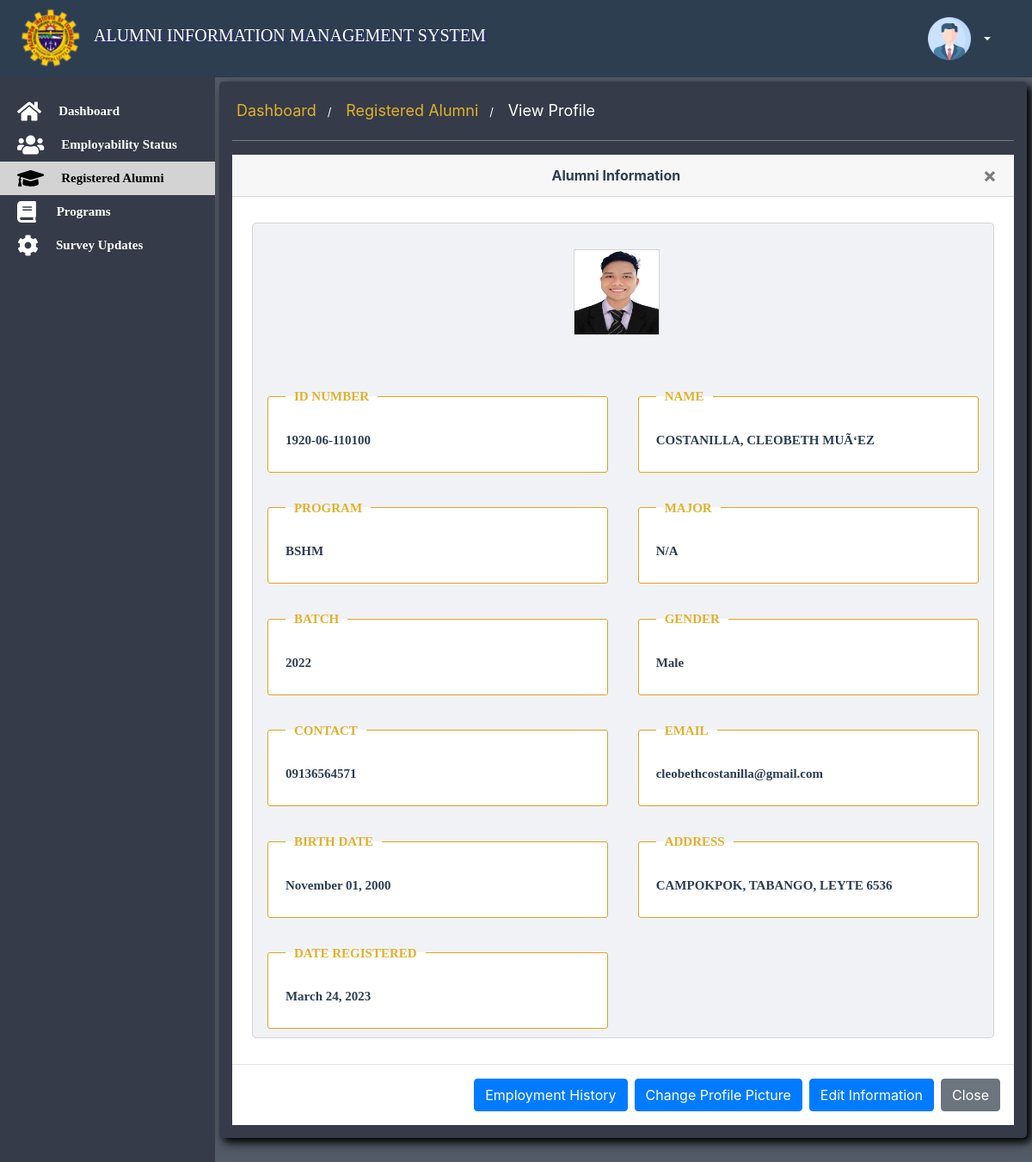
Screenshot of /viewprofile.php?viewid=5 (signed in) with the database file from the repository.
### tables this page shows
CREATE TABLE `alumni` (
  `ID` int(100) NOT NULL,
  `ID_NUMBER` varchar(100) NOT NULL,
  `PHOTO` varchar(100) NOT NULL,
  `LASTNAME` varchar(100) NOT NULL,
  `FIRSTNAME` varchar(100) NOT NULL,
  `MIDDLENAME` varchar(100) NOT NULL,
  `COURSE` varchar(100) NOT NULL,
  `MAJOR` varchar(255) NOT NULL,
  `BATCH` varchar(100) NOT NULL,
  `GENDER` varchar(100) NOT NULL,
  `EMAIL` varchar(100) NOT NULL,
  `BIRTHDAY` varchar(100) NOT NULL,
  `CONTACT` varchar(20) NOT NULL,
  `ADDRESS` varchar(1000) NOT NULL,
  `DATE_REGISTERED` varchar(100) NOT NULL
);

### viewprofile.php (the view, shortened to what this page needs)
<?php
      require "connection.php";
	  if(isset($_SESSION['username'], $_SESSION['password'])) {
 ?>
<html>
<head>
</head>
<body>
<?php include "header.php"; ?>
<div class="containerr">
<?php include "sidebar.php";
	  ?>
<div class="contentt">
<div class="welcome">
<ul class="breadcrumb">
  <li><a href="dashboard.php">Dashboard</a></li>
  <li><a href="alumni_list.php">Registered Alumni</a></li>
  <li><a href="#" style="color:white;">View Profile</a></li>
</ul>
		<hr>
    </div>
<div class="eventtable">
	<div class="card-header">
					<b style="color: #2c3e50;">Alumni Information</b>
					<a href="alumni_list.php">
					<button type="button" class="close" aria-label="Close">
		          <span aria-hidden="true">&times;</span>
		        </button></a>
	</div>
	<?php
	if (isset($_GET['viewid'])) {
		 	$id = $_GET['viewid'];
		 	$sql ="SELECT * FROM alumni WHERE ID = '$id'";
		    $result= mysqli_query($con,$sql);
	   	    if( $row = mysqli_fetch_assoc($result)) {
	   	    	$birthday = date("F d, Y",strtotime($row['BIRTHDAY']))
	   	    	?>
	   	   <div class="info">
	   	   	<div class="profile">
	   	   	<img src="./images/<?php echo $row['PHOTO'];?>"></div>
	   	   	<fieldset class="viewdata"><legend>ID NUMBER</legend><h4><?php echo $row['ID_NUMBER']; ?></h4></fieldset>
			<fieldset class="viewdata"><legend>NAME</legend><h4><?php echo $row['LASTNAME'].", ".$row['FIRSTNAME']." ".$row['MIDDLENAME']; ?></h4></fieldset>
			<fieldset class="viewdata"><legend>PROGRAM</legend><h4><?php echo $row['COURSE']; ?></h4></fieldset>
			<fieldset class="viewdata"><legend>MAJOR</legend><h4><?php echo $row['MAJOR']; ?></h4></fieldset>
			<fieldset class="viewdata"><legend>BATCH</legend><h4><?php echo $row['BATCH']; ?></h4></fieldset>
			<fieldset class="viewdata"><legend>GENDER</legend><h4><?php echo $row['GENDER']; ?></h4></fieldset>
			<fieldset class="viewdata"><legend>CONTACT</legend><h4><?php echo $row['CONTACT']; ?></h4></fieldset>
			<fieldset class="viewdata"><legend>EMAIL</legend><h4><?php echo $row['EMAIL']; ?></h4></fieldset>
			<fieldset class="viewdata"><legend>BIRTH DATE</legend><h4><?php echo $birthday; ?></h4></fieldset>
			<fieldset class="viewdata"><legend>ADDRESS</legend><h4><?php echo $row['ADDRESS']; ?></h4></fieldset>
			<fieldset class="viewdata"><legend>DATE REGISTERED</legend><h4><?php echo $row['DATE_REGISTERED']; ?></h4></fieldset>
	   	   </div>
			  <?php
	 }
	 }
	 ?>
	 <div class="modal-footer">
	 			<a href="emp_history.php?email=<?php echo $row['EMAIL'];?>" class="edit btn btn-primary" title="view employment history">Employment History</a>
	 			<button type="button" class="edit btn btn-primary" data-toggle="modal" data-target="#editprofilemodal" title="Edit" data-mdb-toggle="popover" data-mdb-trigger="hover">Change Profile Picture</button>
	 			<button type="button" class="edit btn btn-primary" data-toggle="modal" data-target="#editmodal" title="Edit" data-mdb-toggle="popover" data-mdb-trigger="hover">Edit Information</button>
		      	<a href="alumni_list.php"><button type="button" class="btn btn-secondary" data-dismiss="modal">Close</button> </a>
		      </div>
</div>
</div>
</div>
</body>
</html>
<?php
}else {
    header("location:login.php");
    exit;
    }
?>

### csstyle.css (style rules this page uses)
* { margin: 0; padding: 0; }
body { background-repeat: no-repeat; background-size: cover; background-color:#535c68; position: static; }
.containerr { width: 100%; padding: 90px 0; background-color: transparent; display: flex; }
.contentt { width: 98%; border-radius: 5px; margin-top:5px; margin-left:295px; margin-right:.5%; margin-bottom: 100px; background-color:#353b48; box-shadow: 5px 5px 10px 0 rgba(0,0,0.3),0 7px 21px 0 rgba(0,0,0,0.20); padding: 20px; display: flex; align-items: center; text-align: center; justify-content: center; flex-direction: column; }
.eventtable { width: 100%; background-color: #ffffff; display: flex; flex-direction: column; }
.breadcrumb { list-style-type: none; padding: 10px 16px; text-align: center; margin: 0; padding: 0; background-color:transparent; }
.breadcrumb li { display: inline-block; font-size: 13px; width: auto; }
.breadcrumb li+ li:before { padding: 8px; color: white; width: auto; content: "/\00a0"; }
.breadcrumb li a { color: #e1b12c; text-decoration: none; width: auto; font-size: 18px; display: inline-block; }
.welcome { width: 100%; text-align: left; }
hr { width: 100%; background: #7f8c8d; }
@media screen and (max-width: 1600px) { .contentt { margin-left: 255px; padding: 15px; } }

### header.php (style rules this page uses)
li { width: 100%; list-style: none; }
li a { text-decoration: none; color: black; font-size: 12px; align-items: center; display: flex; padding: 5px; }
img { width: 70px; height: 70px; margin-right: 15px; }

### sidebar.php (style rules this page uses)
li { width: 100%; }

### viewprofile.php (style rules this page uses)
.info { width: 95%; margin: 30px auto; align-items: stretch; justify-content: stretch; border: .5px solid lightgray; display: flex; flex-wrap: wrap; background: #f1f2f6; border-radius: 5px; }
.viewdata { margin: 10px 2% 10px 2%; padding: 20px; width: 46%; display: flex; background: #ffffff; border: .5px solid goldenrod; border-radius: 3px; align-items: center; }
legend { font-size: 15px; padding: 10px; margin: 0; color: #e1b12c; background: transparent; width: auto; text-align: left; font-weight: bolder; font-family: century gothic; }
.viewdata h4 { color: #2c3e50; font-size: 15px; font-weight: bolder; font-family: century gothic; }
.profile { width: 100% ; margin: 30px 0 40px 0; }
.profile img { width: 100px; height: 100px; border: .5px solid lightgray; }

### rows the page displays
alumni: PHOTO (picture), ID_NUMBER "1920-06-110100", LASTNAME "COSTANILLA", FIRSTNAME "CLEOBETH", MIDDLENAME "MUÃ‘EZ", COURSE "BSHM", MAJOR "N/A", BATCH "2022", GENDER "Male", CONTACT "09136564571", EMAIL "cleobethcostanilla@gmail.com", BIRTHDAY "November 01, 2000", ADDRESS "CAMPOKPOK, TABANGO, LEYTE 6536", DATE_REGISTERED "March 24, 2023"
